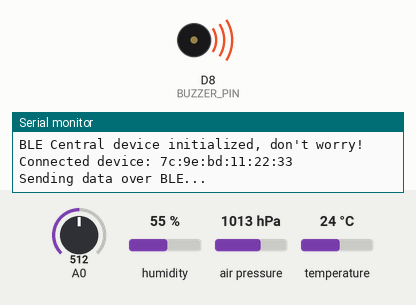
This sketch was run on a simulated Arduino Nano 33 IoT. On the bench: buzzer (waves = sounding), the last lines printed to the serial monitor. Inputs (shaded band) come from the test bench; at power-on: A0 = 512, humidity 55 %, air pressure 1013 hPa, temperature 24 °C. Nothing arrives over Bluetooth unless stated; a phone connects over Bluetooth LE 3 s after start.

Above: at 3.8 s.
3.9 s: A0 set to 218
5.5 s: A0 set to 186
At 6.8 s:
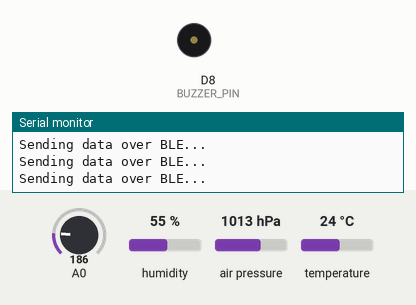
7.5 s: A0 set to 306
At 8.2 s:
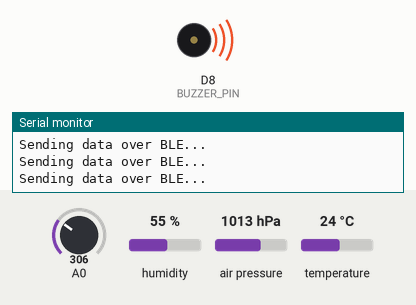
9.0 s: A0 set to 125
At 10.7 s:
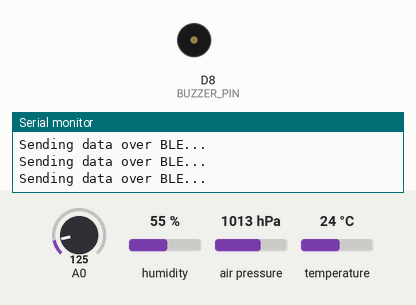
Timing chart, 0 to 12.0 s (numbered marks = the images above; inputs shaded):
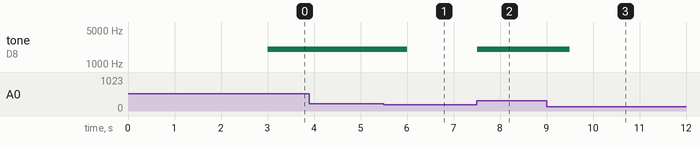

Measured:
- the behaviour switches between 201 and 200 on A0 (found by bisection; images 0 and 1)
- after the input at 5.5 s, tone on D8 (BUZZER_PIN): 2000 Hz → silent after 0.50 s
- after the input at 7.5 s, tone on D8 (BUZZER_PIN): silent → 2000 Hz at once
- after the input at 9.0 s, tone on D8 (BUZZER_PIN): 2000 Hz → silent after 0.50 s

The sketch:

ble_iaq.ino
```cpp
#include <Wire.h>
#include <SPI.h>
#include <Adafruit_Sensor.h>
#include <Adafruit_BME280.h>
#include <ArduinoBLE.h>

#define BME_SCK 13
#define BME_MISO 12
#define BME_MOSI 11
#define BME_CS 10

#define SERVICE_UUID "19B10000-E8F2-537E-4F6C-D104768A1214" // BLE service UUID
#define TEMPERATURE_UUID "19B10002-E8F2-537E-4F6C-D104768A1214"
#define PRESSURE_UUID "19B10003-E8F2-537E-4F6C-D104768A1214"
#define ALTITUDE_UUID "19B10004-E8F2-537E-4F6C-D104768A1214"
#define HUMIDITY_UUID "19B10005-E8F2-537E-4F6C-D104768A1214"
#define MQ135_UUID "19B10006-E8F2-537E-4F6C-D104768A1214"

#define SEALEVELPRESSURE_HPA (1013.25)

Adafruit_BME280 bme;
BLEService sensorService(SERVICE_UUID); // Create BLE service
BLEFloatCharacteristic temperatureCharacteristic(TEMPERATURE_UUID, BLERead | BLENotify);
BLEFloatCharacteristic pressureCharacteristic(PRESSURE_UUID, BLERead | BLENotify);
BLEFloatCharacteristic altitudeCharacteristic(ALTITUDE_UUID, BLERead | BLENotify);
BLEFloatCharacteristic humidityCharacteristic(HUMIDITY_UUID, BLERead | BLENotify);
BLEUnsignedIntCharacteristic mq135Characteristic(MQ135_UUID, BLERead | BLENotify);

#define BUZZER_PIN 8 // Digital pin connected to the buzzer

unsigned long previousMillis = 0;
const long interval = 1000;

void setup() {
  Serial.begin(9600); // Start serial communication, set baud rate
  pinMode(BUZZER_PIN, OUTPUT); // Set the buzzer pin as output
  while (!Serial); // Wait for serial connection
  if (!bme.begin(0x76)) {
    Serial.println("Could not find BME280 sensor, check wiring!");
    while (1);
  }

  BLE.begin(); // Start BLE communication

  // Add characteristics to BLE service
  sensorService.addCharacteristic(temperatureCharacteristic);
  sensorService.addCharacteristic(pressureCharacteristic);
  sensorService.addCharacteristic(altitudeCharacteristic);
  sensorService.addCharacteristic(humidityCharacteristic);
  sensorService.addCharacteristic(mq135Characteristic);

  // Add service to advertisement data
  BLE.setAdvertisedService(sensorService);
  // Start the service
  BLE.addService(sensorService);

  // Subscribe to characteristics
  temperatureCharacteristic.setValue(0);
  pressureCharacteristic.setValue(0);
  altitudeCharacteristic.setValue(0);
  humidityCharacteristic.setValue(0);
  mq135Characteristic.setValue(0);
  BLE.setLocalName("BME280 Sensor");
  BLE.advertise();

  Serial.println("BLE Central device initialized, don't worry!");
}

void loop() {
  // Listen for BLE requests
  BLEDevice central = BLE.central();

  // Check if a BLE central device is connected
  if (central) {
    Serial.print("Connected device: ");
    Serial.println(central.address());

    while (central.connected()) {
      // Read sensor data
      int mq135 = analogRead(A0);
      float bme280_temp = bme.readTemperature();
      float bme280_pressure = bme.readPressure() / 100.0F;
      float bme280_altitude = bme.readAltitude(SEALEVELPRESSURE_HPA);
      float bme280_humidity = bme.readHumidity();

      // Send data over BLE
      mq135Characteristic.writeValue(mq135);
      temperatureCharacteristic.writeValue(bme280_temp);
      pressureCharacteristic.writeValue(bme280_pressure);
      altitudeCharacteristic.writeValue(bme280_altitude);
      humidityCharacteristic.writeValue(bme280_humidity);

      // Check limits and control the buzzer
      checkLimitsAndBuzzer(bme280_temp, bme280_pressure, bme280_altitude, bme280_humidity, mq135);

      // Wait for the interval
      unsigned long currentMillis = millis();
      if (currentMillis - previousMillis >= interval) {
        previousMillis = currentMillis;
        Serial.println("Sending data over BLE...");
      }
    }
  }
}

void checkLimitsAndBuzzer(float temp, float pressure, float altitude, float humidity, int mq135) {
  // Define your limits here
  float temp_upper_limit = 30.0;
  float temp_lower_limit = 20.0;
  float pressure_upper_limit = 1100.0;
  float pressure_lower_limit = 900.0;
  int mq135_upper_limit = 200;
  int mq135_lower_limit = 0;

  // Check temperature limits
  if (temp > temp_upper_limit || temp < temp_lower_limit) {
    tone(BUZZER_PIN, 1000, 500); // Play a high-pitched tone
  }

  // Check pressure limits
  if (pressure > pressure_upper_limit || pressure < pressure_lower_limit) {
    tone(BUZZER_PIN, 1500, 500); // Play a medium-pitched tone
  }

  // Check MQ135 limits
  if (mq135 > mq135_upper_limit || mq135 < mq135_lower_limit) {
    tone(BUZZER_PIN, 2000, 500); // Play a low-pitched tone
  }
}
```
